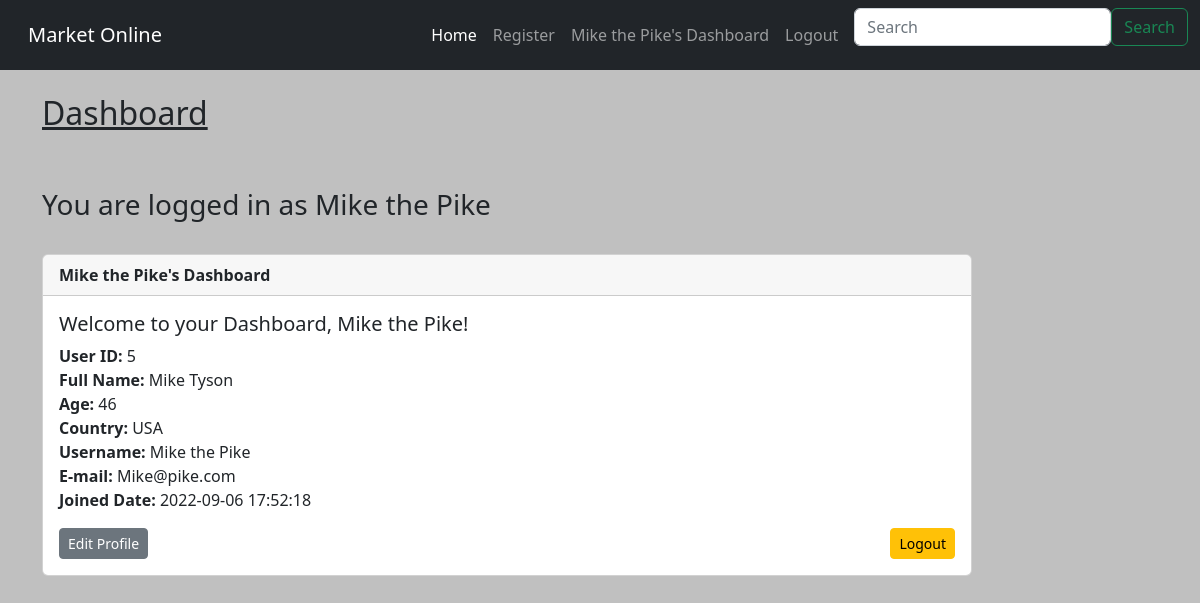
/dashboard (signed in), run on an earlier commit of the app's database.
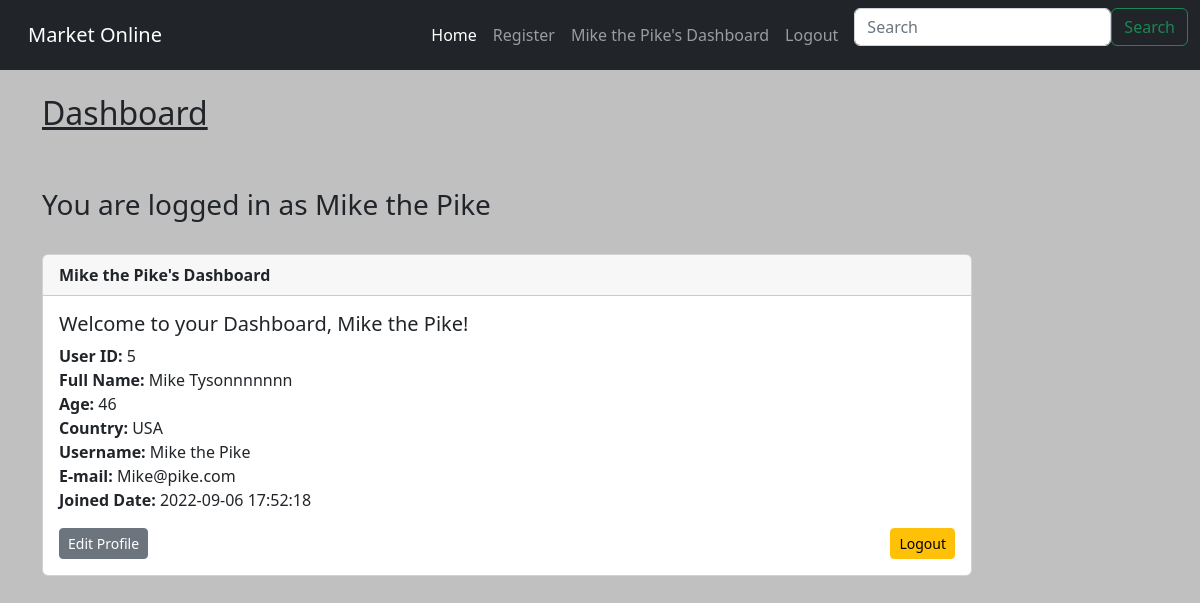
And on a later commit of the database.
### app.py (models this page shows)
class Users(UserMixin, db.Model):
    id = db.Column(db.Integer(), primary_key=True)
    full_name = db.Column(db.String(200))
    age = db.Column(db.Integer())
    location = db.Column(db.String())
    username = db.Column(db.String(15), unique=True)
    password = db.Column(db.String(80))
    email = db.Column(db.String(), unique=True)
    date_added = db.Column(db.String())

### app.py (the view, shortened to what this page needs)
@app.route("/dashboard", methods=["GET", "POST"])
@login_required
def dashboard():
    form = UserEdit()
    id = current_user.id
    to_update = Users.query.get_or_404(id)
    return render_template("dashboard.html",
                           current_user=current_user,
                           to_update=to_update,
                           form=form)

### app.py
class UserEdit(FlaskForm):
    full_name = StringField("Full Name", validators=[InputRequired()])
    age = StringField("Your age", validators=[InputRequired()])
    location = StringField("Country", validators=[InputRequired()])
    username = StringField("Username(Nickname)",
                           validators=[InputRequired(), Length(min=4, max=15)])
    email = StringField("Email", validators=[InputRequired(), Email(message="Invalid E-mail!")])
    edit = SubmitField("Update Profile")
    edit = SubmitField("Delete Profile")

### app.py (called while the page is built)
@login_manager.user_loader
def load_user(user_id):
    return Users.query.get(int(user_id))

### templates/dashboard.html (shortened to what this page needs)
{% extends "base.html" %}
{% block content %}
<div class="col-sm-9 col-sm-9-offset-3 col-md-10 col-md-offset-2 main">
    <h2 class="page-header"><u>Dashboard</u></h2>
    <br/><br/>
    <h3 class="page-header">You are logged in as {{ current_user.username }}</h3>
    <br/>
<div class="card">
  <div class="card-header">
      <strong>{{ current_user.username }}'s Dashboard</strong>
</div>
  <div class="card-body">
    <h5 class="card-title">Welcome to your Dashboard, {{ current_user.username }}!</h5>
    <p class="card-text"><strong>User ID: </strong>{{ current_user.id}}<br/>
                        <strong>Full Name: </strong>{{ current_user.full_name}}<br/>
                        <strong>Age: </strong>{{ current_user.age}}<br/>
                        <strong>Country: </strong>{{ current_user.location}}<br/>
                        <strong>Username: </strong>{{ current_user.username}}<br/>
                        <strong>E-mail: </strong>{{ current_user.email}}<br/>
                        <strong>Joined Date: </strong>{{ current_user.date_added}}<br/></p>
      <button type="button" class="btn btn-original btn-secondary btn-sm" data-bs-toggle="collapse" data-bs-target="#Edit">Edit Profile</button>
    <a href="{{ url_for('logout') }}" class="btn btn-right btn-warning btn-sm">Logout</a>
  </div>
</div>
</div>
<br/><br/>
<br/><br/>
{% endblock %}

### templates/navbar.html (shortened to what this page needs)
<nav class="navbar navbar-expand-lg navbar-dark bg-dark">
  <div class="container-fluid">
    <a class="navbar-brand" href="{{ url_for('index') }}">Market Online</a>
    <div class="collapse navbar-collapse" id="navbarSupportedContent">
      <ul class="navbar-nav me-auto mb-2 mb-lg-0">
        <li class="nav-item">
          <a class="nav-link active" aria-current="page" href="{{ url_for('index') }}">Home</a>
        </li>
        <li class="nav-item">
          <a class="nav-link" href="{{ url_for('signup') }}">Register</a>
        </li>
        {% if current_user.is_authenticated %}
          <li class="nav-item">
            <a class="nav-link" href="{{ url_for('dashboard') }}">{{ current_user.username }}'s Dashboard</a>
          </li>
          <li class="nav-item">
            <a class="nav-link" href="{{ url_for('logout') }}">Logout</a>
          </li>
        {% else %}
          <li class="nav-item">
            <a class="nav-link" href="{{ url_for('login') }}">Login</a>
          </li>
        {% endif %}
      </ul>
      <form class="d-flex" role="search">
        <input class="form-control me-2" type="search" placeholder="Search" aria-label="Search">
        <button class="btn btn-outline-success" type="submit">Search</button>
      </form>
    </div>
  </div>
</nav>

What changed in the data, as far as the page shows it:
changed Users "Mike the Pike": full_name "Mike Tyson" → "Mike Tysonnnnnnn"
